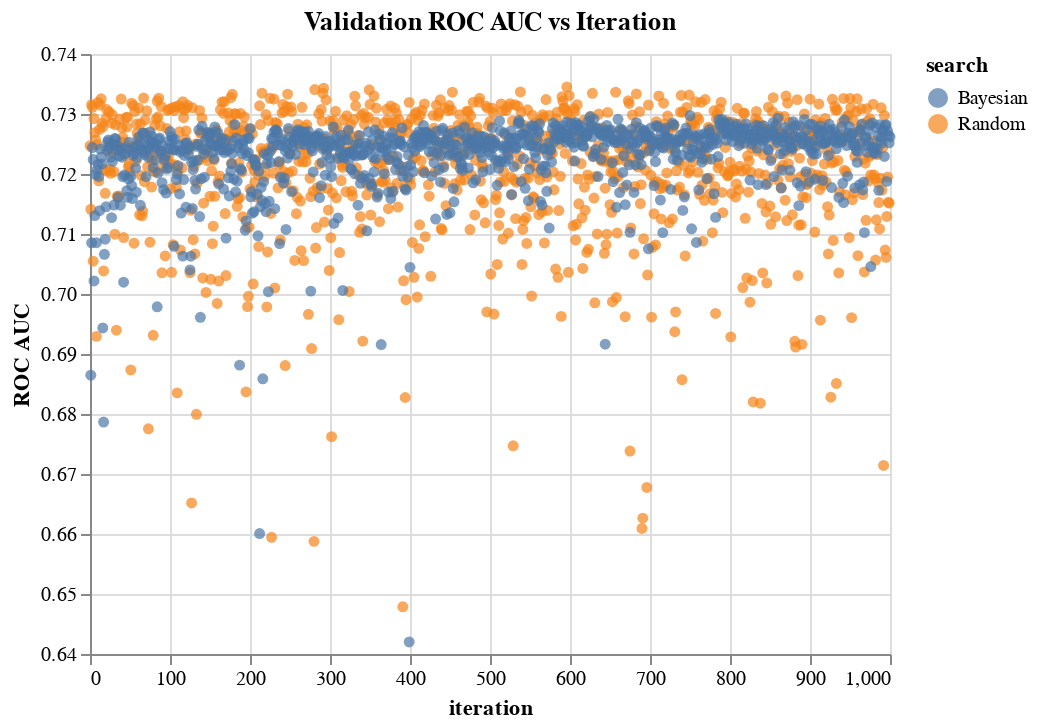

This figure's notebook cell:
### Code cell
import altair as alt

# alt.renderers.enable('notebook')

c = alt.Chart(scores).mark_circle().encode(x = 'iteration', y = alt.Y('ROC AUC', 
                                                                  scale = alt.Scale(domain = [0.64, 0.74])),
                                       color = 'search')
c.title = 'Validation ROC AUC vs Iteration'
c

### Figure 1 — Vega-Lite specification as saved in the notebook (floating-point values rounded to 4 significant figures; data arrays with more than 128 entries replaced by an {"elided": "..."} marker saying what was removed)
{"config": {"view": {"continuousWidth": 400, "continuousHeight": 300}}, "data": {"name": "data-1fa53ffbd866db84561770b8d18b392e"}, "mark": "circle", "encoding": {"color": {"type": "nominal", "field": "search"}, "x": {"type": "quantitative", "field": "iteration"}, "y": {"type": "quantitative", "field": "ROC AUC", "scale": {"domain": [0.64, 0.74]}}}, "title": "Validation ROC AUC vs Iteration", "$schema": "https://vega.github.io/schema/vega-lite/v4.0.2.json", "datasets": {"data-1fa53ffbd866db84561770b8d18b392e": {"elided": "2000 records"}}}
